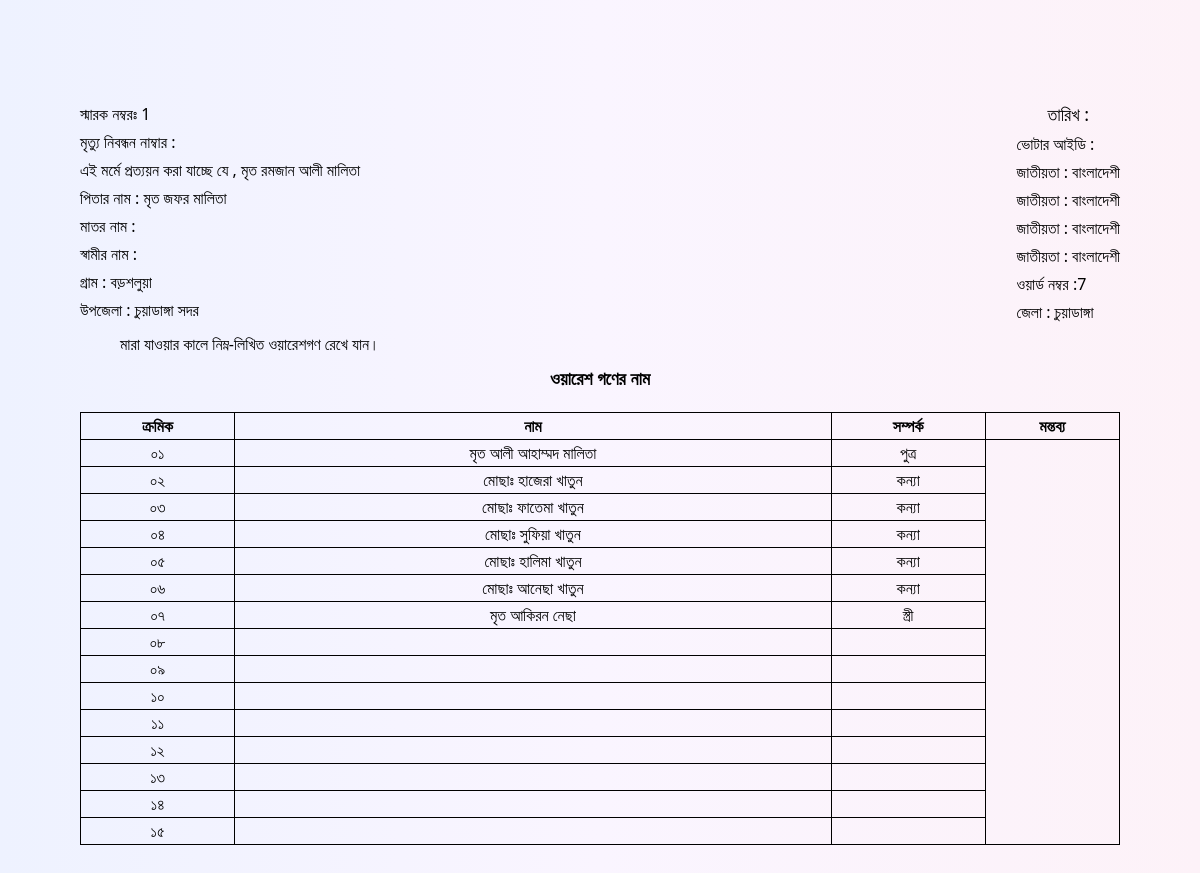
The page /waresreport.php?id=4 on the database its author committed.
### tables this page shows
CREATE TABLE `wares` (
  `id` int(11) NOT NULL,
  `sarok` varchar(255) NOT NULL,
  `name` varchar(255) NOT NULL,
  `fathername` varchar(255) NOT NULL,
  `mothername` varchar(255) NOT NULL,
  `husband` varchar(255) NOT NULL,
  `gram` varchar(255) NOT NULL,
  `word` varchar(255) NOT NULL,
  `deathno` varchar(255) NOT NULL,
  `voterid` varchar(255) NOT NULL,
  `mobileno` varchar(255) NOT NULL,
  `aname` varchar(255) NOT NULL,
  `date` varchar(255) NOT NULL,
  `w1` varchar(255) DEFAULT NULL,
  `w2` varchar(255) DEFAULT NULL,
  `w3` varchar(255) DEFAULT NULL,
  `w4` varchar(255) DEFAULT NULL,
  `w5` varchar(255) DEFAULT NULL,
  `w6` varchar(255) DEFAULT NULL,
  `w7` varchar(255) DEFAULT NULL,
  `w8` varchar(255) DEFAULT NULL,
  `w9` varchar(255) DEFAULT NULL,
  `w10` varchar(255) DEFAULT NULL,
  `w11` varchar(255) DEFAULT NULL,
  `w12` varchar(255) DEFAULT NULL,
  `w13` varchar(255) DEFAULT NULL,
  `w14` varchar(255) DEFAULT NULL,
  `w15` varchar(255) DEFAULT NULL,
  `r1` varchar(255) DEFAULT NULL,
  `r2` varchar(255) DEFAULT NULL,
  `r3` varchar(255) DEFAULT NULL,
  `r4` varchar(255) DEFAULT NULL,
  `r5` varchar(255) DEFAULT NULL,
  `r6` varchar(255) DEFAULT NULL,
  `r7` varchar(255) DEFAULT NULL,
  `r8` varchar(255) DEFAULT NULL,
  `r9` varchar(255) DEFAULT NULL,
  `r10` varchar(255) DEFAULT NULL,
  `r11` varchar(255) DEFAULT NULL,
  `r12` varchar(255) DEFAULT NULL,
  `r13` varchar(255) DEFAULT NULL,
  `r14` varchar(255) DEFAULT NULL,
  `r15` varchar(255) DEFAULT NULL
);

### waresreport.php (the view, shortened to what this page needs)
<?php
include 'dbconnect.php';
if (isset($_REQUEST['id'])) {
    $rid = $_REQUEST['id'];
    $query = "SELECT * FROM `wares` WHERE id=$rid";
    $poriciti = mysqli_query($con, $query);
    $result = mysqli_fetch_array($poriciti);
}
?>
<!DOCTYPE html>
<html lang="en" dir="ltr">
<head>
    <script src="https://cdn.tailwindcss.com"></script>
</head>
<body class='bg-gradient-to-r from-indigo-50 via-purple-50 to-pink-50 z-40 mb-10'>
    <div class='px-20 py-20 relative'>
        <?php
        $sarok = $result['sarok'];
        $name = $result['name'];
        $fathername = $result['fathername'];
        $mothername = $result['mothername'];
        $husband = $result['husband'];
        $gram = $result['gram'];
        $word = $result['word'];
        $birthno = $result['deathno'];
        $voterid = $result['voterid'];
        $date = $result['date'];
        $w1 = $result['w1'];
        $w2 = $result['w2'];
        $w3 = $result['w3'];
        $w4 = $result['w4'];
        $w5 = $result['w5'];
        $w6 = $result['w6'];
        $w7 = $result['w7'];
        $w8 = $result['w8'];
        $w9 = $result['w9'];
        $w10 = $result['w10'];
        $w11 = $result['w11'];
        $w12 = $result['w12'];
        $w13 = $result['w13'];
        $w14 = $result['w14'];
        $w15 = $result['w15'];
        $r1 = $result['r1'];
        $r2 = $result['r2'];
        $r3 = $result['r3'];
        $r4 = $result['r4'];
        $r5 = $result['r5'];
        $r6 = $result['r6'];
        $r7 = $result['r7'];
        $r8 = $result['r8'];
        $r9 = $result['r9'];
        $r10 = $result['r10'];
        $r11 = $result['r11'];
        $r12 = $result['r12'];
        $r13 = $result['r13'];
        $r14 = $result['r14'];
        $r15 = $result['r15'];
        ?>
        <div class='flex justify-between items-center mt-5'>
            <div class="space-y-1">
                <p>স্মারক নম্বরঃ <span><?= $sarok ?></span></p>
                <p class=''>মৃত্যু নিবন্ধন নাম্বার : <span><?= $birthno ?></span> </p>
                <p>এই মর্মে প্রত্যয়ন করা যাচ্ছে যে , <span><?= $name ?></span> </p>
                <p class=''>পিতার নাম : <span><?= $fathername ?></span> </p>
                <p class=''>মাতর নাম : <span><?= $mothername ?></span> </p>
                <p class=''>স্বামীর নাম : <span><?= $husband ?></span> </p>
                <p class=''>গ্রাম : <span><?= $gram ?></span> </p>
                <p>উপজেলা : চুয়াডাঙ্গা সদর </p>
            </div>
            <div class="space-y-1 flex flex-col justify-end">
                <p class='text-center  text-lg'> তারিখ : <span><?= $date ?></span></p>
                <p class=''>ভোটার আইডি : <span><?= $voterid ?></span> </p>
                <p class=''>জাতীয়তা : বাংলাদেশী </p>
                <p class=''>জাতীয়তা : বাংলাদেশী </p>
                <p class=''>জাতীয়তা : বাংলাদেশী </p>
                <p class=''>জাতীয়তা : বাংলাদেশী </p>
                <p class=''>ওয়ার্ড নম্বর :<span><?= $word ?></span> </p>
                <p>জেলা : চুয়াডাঙ্গা </p>
            </div>
        </div>
        <p class="ml-10 my-2">মারা যাওয়ার কালে নিম্ন-লিখিত ওয়ারেশগণ রেখে যান।</p>
        <p class="text-center text-lg font-semibold mb-5">ওয়ারেশ গণের নাম</p>
        <table class='w-full table border border-black rounded-lg'>
            <thead>
                <tr>
                    <th class='border border-black'>ক্রমিক</th>
                    <th class='border border-black'>নাম</th>
                    <th class='border border-black'>সম্পর্ক</th>
                    <th class='border border-black'>মন্তব্য</th>
                </tr>
            </thead>
            <tbody>
                <tr>
                    <td class='border border-black text-center'>০১</td>
                    <td class='border border-black text-center'><?= $w1 ?></td>
                    <td class='border border-black text-center'><?= $r1 ?></td>
                </tr>
                <tr>
                    <td class='border border-black text-center'>০২</td>
                    <td class='border border-black text-center'><?= $w2 ?></td>
                    <td class='border border-black text-center'><?= $r2 ?></td>
                </tr>
                <tr>
                    <td class='border border-black text-center'>০৩</td>
                    <td class='border border-black text-center'><?= $w3 ?></td>
                    <td class='border border-black text-center'><?= $r3 ?></td>
                </tr>
                <tr>
                    <td class='border border-black text-center'>০৪</td>
                    <td class='border border-black text-center'><?= $w4 ?></td>
                    <td class='border border-black text-center'><?= $r4 ?></td>
                </tr>
                <tr>
                    <td class='border border-black text-center'>০৫</td>
                    <td class='border border-black text-center'><?= $w5 ?></td>
                    <td class='border border-black text-center'><?= $r5 ?></td>
                </tr>
                <tr>
                    <td class='border border-black text-center'>০৬</td>
                    <td class='border border-black text-center'><?= $w6 ?></td>
                    <td class='border border-black text-center'><?= $r6 ?></td>
                </tr>
                <tr>
                    <td class='border border-black text-center'>০৭</td>
                    <td class='border border-black text-center'><?= $w7 ?></td>
                    <td class='border border-black text-center'><?= $r7 ?></td>
                </tr>
                <tr>
                    <td class='border border-black text-center'>০৮</td>
                    <td class='border border-black text-center'><?= $w8 ?></td>
                    <td class='border border-black text-center'><?= $r8 ?></td>
                </tr>
                <tr>
                    <td class='border border-black text-center'>০৯</td>
                    <td class='border border-black text-center'><?= $w9 ?></td>
                    <td class='border border-black text-center'><?= $r9 ?></td>
                </tr>
                <tr>
                    <td class='border border-black text-center'>১০</td>
                    <td class='border border-black text-center'><?= $w10 ?></td>
                    <td class='border border-black text-center'><?= $r10 ?></td>
                </tr>
                <tr>
                    <td class='border border-black text-center'>১১</td>
                    <td class='border border-black text-center'><?= $w11 ?></td>
                    <td class='border border-black text-center'><?= $r11 ?></td>
                </tr>
                <tr>
                    <td class='border border-black text-center'>১২</td>
                    <td class='border border-black text-center'><?= $w12 ?></td>
                    <td class='border border-black text-center'><?= $r12 ?></td>
                </tr>
                <tr>
                    <td class='border border-black text-center'>১৩</td>
                    <td class='border border-black text-center'><?= $w13 ?></td>
                    <td class='border border-black text-center'><?= $r13 ?></td>
                </tr>
                <tr>
                    <td class='border border-black text-center'>১৪</td>
                    <td class='border border-black text-center'><?= $w14 ?></td>
                    <td class='border border-black text-center'><?= $r14 ?></td>
                </tr>
                <tr>
                    <td class='border border-black text-center'>১৫</td>
                    <td class='border border-black text-center'><?= $w15 ?></td>
                    <td class='border border-black text-center'><?= $r15 ?></td>
                </tr>
            </tbody>
        </table>
    </div>
</body>
</html>

### rows shown on the page
wares: sarok "1", name "মৃত রমজান আলী মালিতা", fathername "মৃত জফর মালিতা", gram "বড়শলুয়া", word "7", w1 "মৃত আলী আহাম্মদ মালিতা", r1 "পুত্র", w2 "মোছাঃ হাজেরা খাতুন", r2 "কন্যা", w3 "মোছাঃ ফাতেমা খাতুন", r3 "কন্যা", w4 "মোছাঃ সুফিয়া খাতুন", r4 "কন্যা", w5 "মোছাঃ হালিমা খাতুন", r5 "কন্যা", w6 "মোছাঃ আনেছা খাতুন", r6 "কন্যা", w7 "মৃত আকিরন নেছা", r7 "স্ত্রী"
